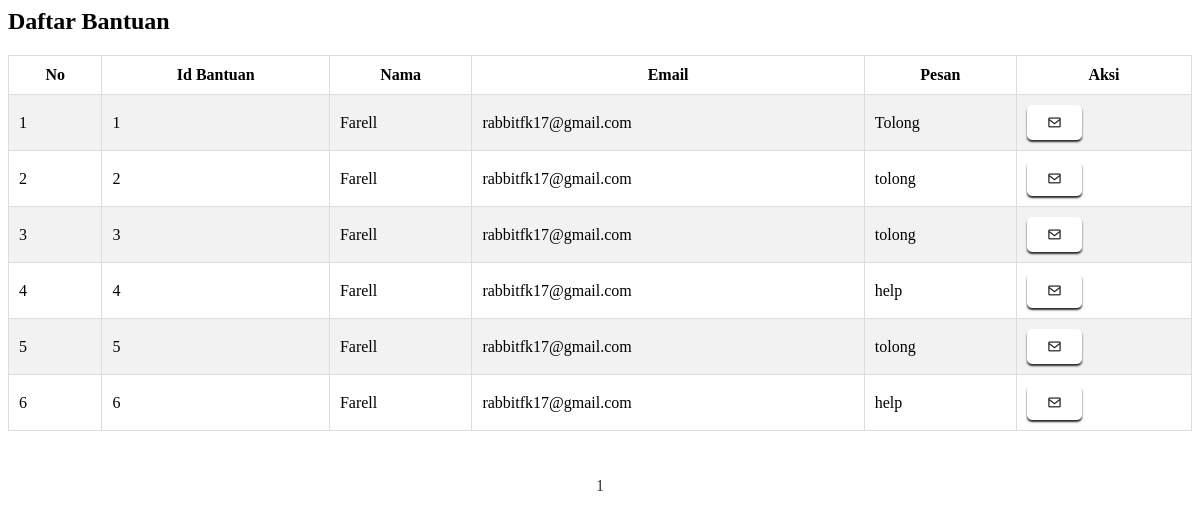
The page /admin/page/admin/bantuan/bantuan.php on the database its author committed.
### tables this page shows
CREATE TABLE `tbl_bantuan` (
  `id` int(11) NOT NULL,
  `nama` varchar(255) NOT NULL,
  `email` varchar(255) NOT NULL,
  `pesan` text NOT NULL
);

### admin/page/admin/bantuan/bantuan.php (the view, shortened to what this page needs)
<link rel="stylesheet" href="https://unpkg.com/boxicons@2.1.4/css/boxicons.min.css">
<div id="box">
  <?php
  include 'koneksi/koneksi.php';
  $hal = isset($_GET['hal']) ? $_GET['hal'] : 1;
  $batas = 10;
  $posisi = ($hal - 1) * $batas;
  $query = $conn->prepare("SELECT * FROM tbl_bantuan LIMIT $posisi, $batas");
  $query->execute();
  $data = $query->fetchAll();
  ?>
  <h2>Daftar Bantuan</h2>
  <table class="news">
    <tr>
      <th style="text-align: center;">No</th>
      <th style="text-align: center;">Id Bantuan</th>
      <th style="text-align: center;">Nama</th>
      <th style="text-align: center;">Email</th>
      <th style="text-align: center;">Pesan</th>
      <th style="text-align: center;">Aksi</th>
    </tr>
    <?php
    $no = $posisi + 1;
    foreach ($data as $value): ?>
      <tr>
        <td style="white-space: nowrap;"><?php echo $no; ?></td>
        <td style="white-space: nowrap;"><?php echo $value['id'] ?></td>
        <td style="white-space: nowrap;"><?php echo $value['nama'] ?></td>
        <td style="white-space: nowrap;"><?php echo $value['email'] ?></td>
        <td><?php echo $value['pesan'] ?></td>
        <td>
        <a class="tombol-biru" href="mailto:<?php echo $value['email']; ?>"><i class='bx bx-envelope'></i></a>
        </td>
      </tr>
      <?php
      $no++;
    endforeach;
    ?>
  </table>
  <br>
  <?php
  $semua = $conn->prepare("SELECT * FROM tbl_bantuan");
  $semua->execute();
  $jmldata = $semua->rowCount();
  $jmlhal = ceil($jmldata / $batas);
  echo "<div class='paging'>";
  for ($i = 1; $i <= $jmlhal; $i++) {
    if ($i == $hal) {
      echo "<span class='current'>$i</span>";
    } else {
      echo "<span><a href='?page=bantuan&hal=$i'>$i</a></span>";
    }
  }
  echo "</div>";
  ?>
</div>

### admin/page/admin/bantuan/bantuan.php (style rules this page uses)
.news { width: 100%; border-collapse: collapse; margin-top: 20px; }
.news th, .news td { padding: 10px; border: 1px solid #ddd; text-align: left; }
.news tr:nth-child(even) { background-color: #f2f2f2; }
.tombol-biru, .tombol-merah { background-color: #fff; font-size: 15px; color: #2a2a2a; padding: 10px 20px; text-decoration: none; border-radius: 5px; transition: background-color 0.3s, transform 0.3s; display: inline-block; font-weight: bold; box-shadow: 0 2px 2px #2a2a2a; }
.paging { margin-top: 20px; text-align: center; }
.paging span, .paging a { display: inline-block; padding: 6px 12px; margin: 2px; border-radius: 4px; cursor: pointer; text-decoration: none; color: #333; }
#box { animation: fadeIn 0.5s ease; }

### rows shown on the page
tbl_bantuan: id "1", nama "Farell", email "rabbitfk17@gmail.com", pesan "Tolong"
tbl_bantuan: id "2", nama "Farell", email "rabbitfk17@gmail.com", pesan "tolong"
tbl_bantuan: id "3", nama "Farell", email "rabbitfk17@gmail.com", pesan "tolong"
tbl_bantuan: id "4", nama "Farell", email "rabbitfk17@gmail.com", pesan "help"
tbl_bantuan: id "5", nama "Farell", email "rabbitfk17@gmail.com", pesan "tolong"
tbl_bantuan: id "6", nama "Farell", email "rabbitfk17@gmail.com", pesan "help"
